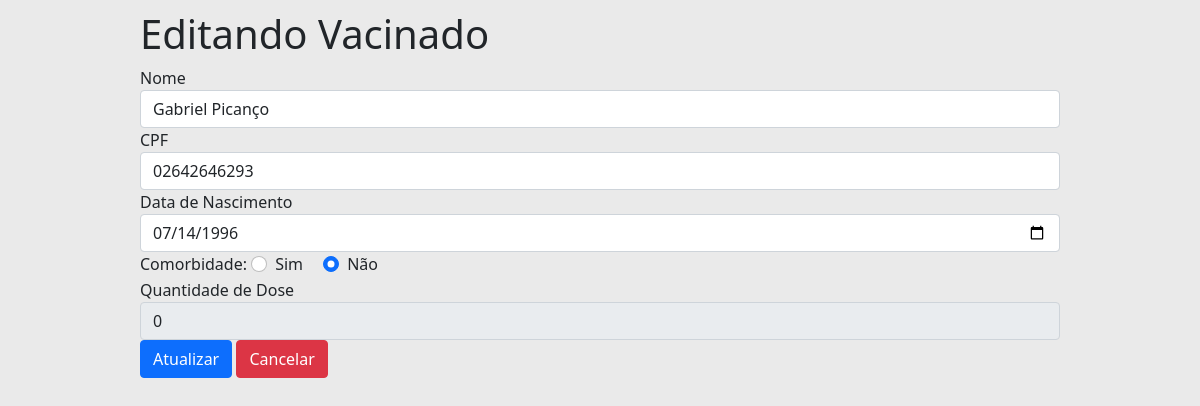
/vacinado/editar/917966159540002, run on an earlier commit of the app's database.
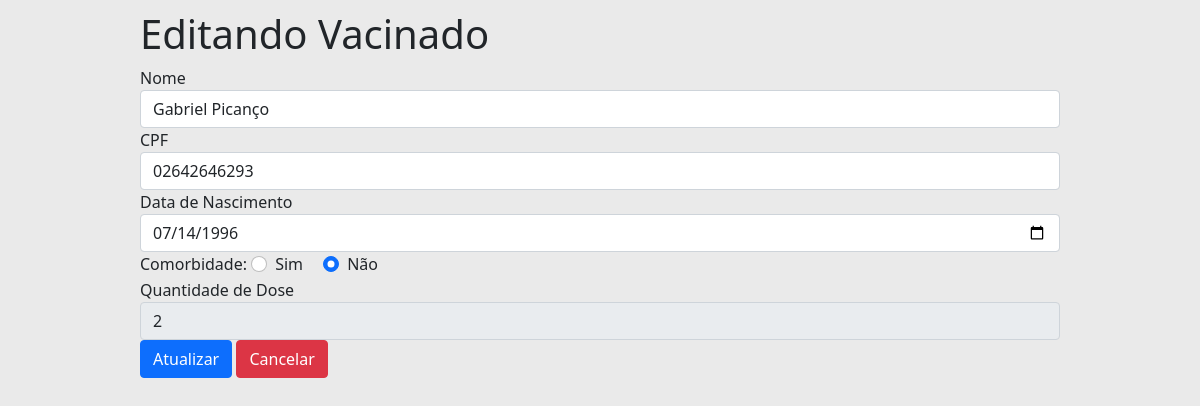
And on a later commit of the database.
### tables this page shows
CREATE TABLE "vacinado"(
    "cns" VARCHAR(15) PRIMARY KEY, 
    "cpf" VARCHAR(11) NOT NULL UNIQUE,
    "nome" VARCHAR(128) NOT NULL,
    "dtNascimento" DATE NOT NULL, 
    "comorbidade" INTEGER, 
    "qtdDose" INTEGER
);

### Pyvacina.py (the view)
@app.route('/vacinado/editar/<string:cns>')
def vacinado_editar(cns):
    vacinado = vacinado_dao.busca_por_cns(cns)
    return render_template('vacinado/vacinado_editar.html', titulo='Editando Vacinado', vacinado=vacinado)

### DAO/daoVacinado.py (called while the page is built)
    def busca_por_cns(self, cns):
        cursor = self.__db.cursor()
        cursor.execute(SQL_VACINADO_POR_CNS, (cns,))
        tupla = cursor.fetchone()
        if tupla:
            return Vacinado(cns=tupla[0], cpf=tupla[1], nome=tupla[2], dtNascimento=tupla[3], comorbidade=tupla[4], qtdDose=tupla[5])
        return False

### model.py (called while the page is built)
    @property
    def nome(self) -> str:
        return self.__nome

    @property
    def cpf(self) -> str:
        return self.__cpf

    @property
    def cns(self) -> str:
        return self.__cns

    @property
    def dtNascimento(self) -> datetime:
        return self.__dtNasciento

    @property
    def comorbidade(self) -> bool:
        return self.__comorbidade

    @property
    def qtdDose(self) -> int:
        return self.__qtdDose

### templates/vacinado/vacinado_editar.html (shortened to what this page needs)
{% extends "templates.html" %}
{% block conteudo %}
<form action="{{ url_for('vacinado_atualizar', cns=vacinado.cns) }}" method="post" class="needs-validation" novalidate>
    <fieldset>
        <div class="form-group has-validation">
            <label for="nome">Nome</label>
            <input type="text" id="nome" name="nome" class="form-control" value="{{vacinado.nome}}" required>
        </div>
        <div class="form-group has-validation">
            <label for="cpf">CPF</label>
            <input type="text" id="cpf" name="cpf" class="form-control" value="{{vacinado.cpf}}" required>
        </div>
        <div class="form-group has-validation">
            <label for="nascimento">Data de Nascimento</label>
            <input type="date" id="nascimento" name="nascimento" class="form-control" value="{{vacinado.dtNascimento}}"
                required>
        </div>
        <div>
            <labe>Comorbidade:</labe>
            <div class="form-check form-check-inline">
                <input class="form-check-input" type="radio" id="comorbidadeTrue" name="comorbidade" value="True"  required>
                <label for="comorbidadeTrue">Sim</label>
            </div>
            <div class="form-check form-check-inline">
                <input class="form-check-input" type="radio" id="comorbidadeFalse" name="comorbidade" value="False" {%
                    if not vacinado.comorbidade %} checked {% endif %} required>
                <label for="comorbidadeFalse">Não</label>
            </div>
        </div>
        <div class="form-group">
            <label for="dose">Quantidade de Dose</label>
            <input type="number" id="dose" name="dose" class="form-control" value="{{vacinado.qtdDose}}" disabled>
        </div>
        <div>
            <button type="submit" class="btn btn-primary btn-salvar">Atualizar</button>
            <a href="{{url_for('vacinado')}}" class="btn btn-danger">Cancelar</a>
        </div>
    </fieldset>
</form>
{% endblock %}

What changed in the data, as far as the page shows it:
changed vacinado "Gabriel Picanço": dose "0" → "2"
